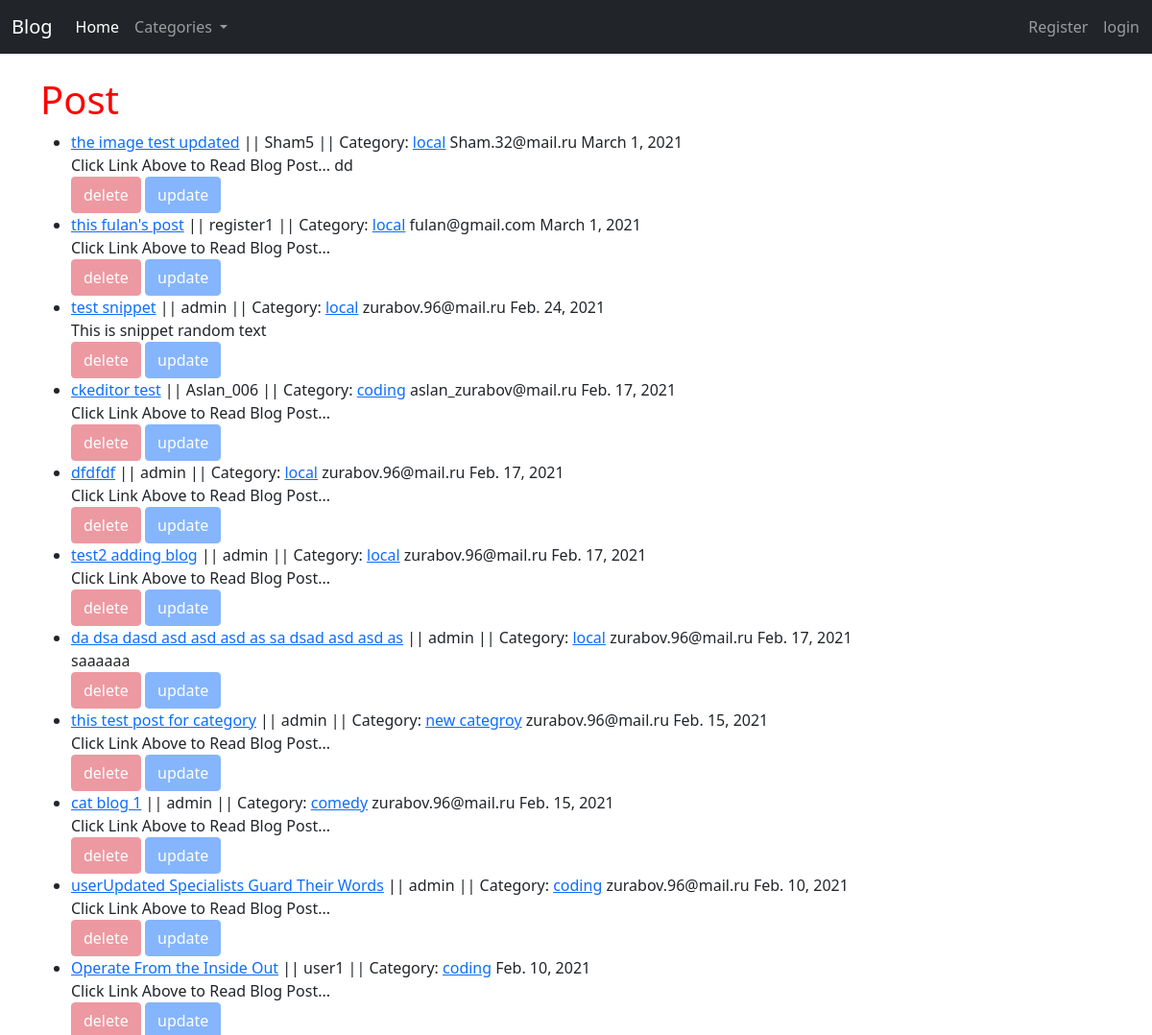
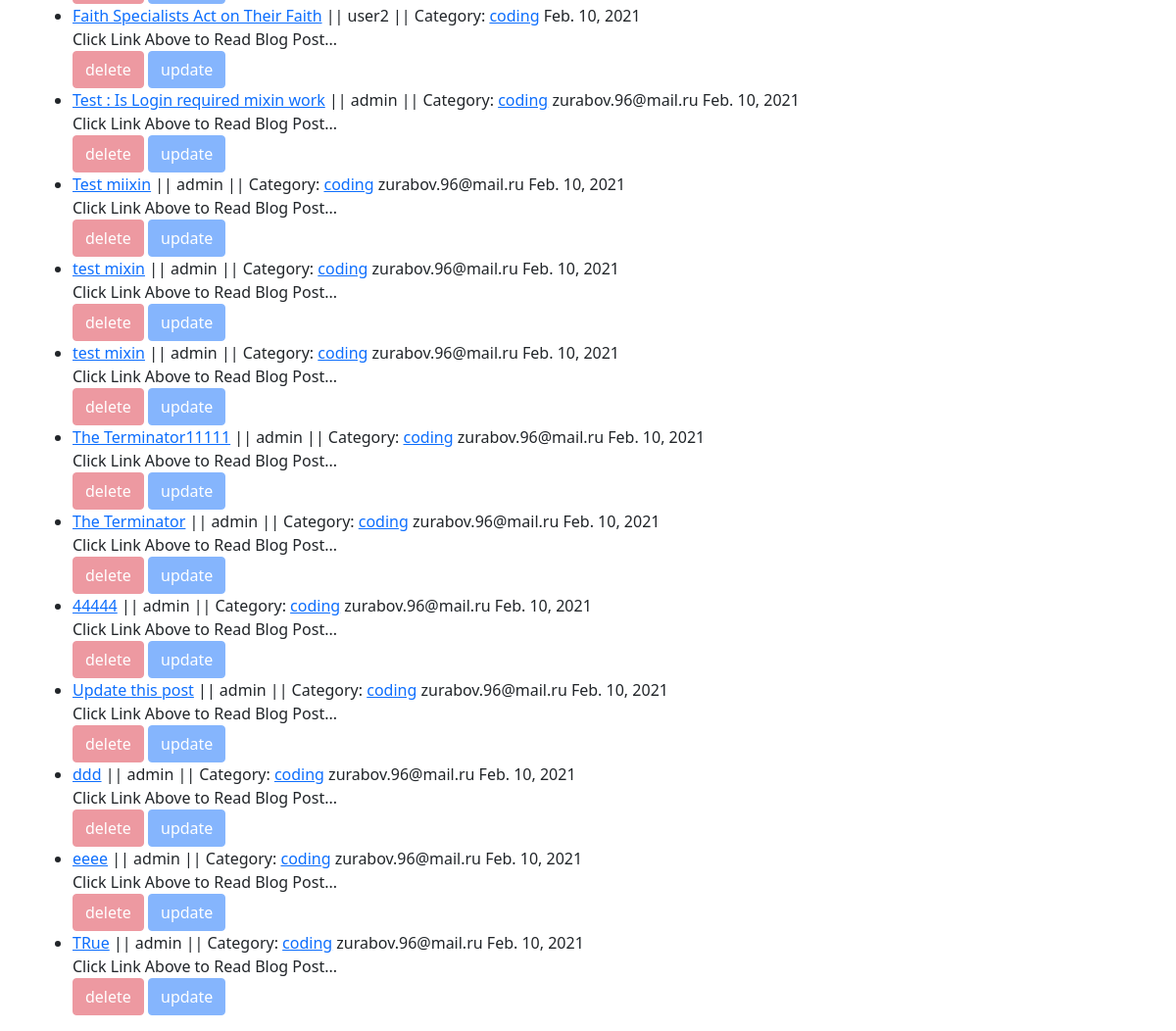
The page / on the database its author committed (2 pictures, top to bottom).
### myblog/models.py (models this page shows, shortened)
class Post(models.Model):
    title = models.CharField(max_length=255)
    header_image = models.ImageField(null=True, blank=True, upload_to='images/')
    tag = models.CharField(max_length=255, default="detail blog")
    author = models.ForeignKey(User, on_delete=models.CASCADE)
    body = RichTextField(blank=True, null=True)
    post_date = models.DateField(auto_now_add=True)
    category = models.CharField(max_length=255, default="coding")
    snippet = models.CharField(max_length=255, default="Click Link Above to Read Blog Post... ")
    likes = models.ManyToManyField(User, related_name="blog_post")

### myblog/views.py (the view)
# urls.py: path('',HomeView.as_view(),name='home'),
class HomeView(ListView):
    model = Post
    template_name = 'myblog/home.html'
    ordering = ['-post_date']
    def get_context_data(self, *args, **kwargs):
        cat_menu = Category.objects.all()
        context = super(HomeView, self).get_context_data(*args, **kwargs)
        context['cat_menu'] = cat_menu
        return context

### myblog/models.py (called while the page is built)
    def __str__(self):
        return self.name

### myblog/templates/myblog/home.html (shortened to what this page needs)
{% extends 'myblog/base.html' %}
{% block content %}
<h1 id="home_page_header">Post</h1>
<ul>
{% for post in object_list %}
    <li>
   <a href="{% url 'myblog:post_detail' post.pk %}"> {{post.title}}</a> ||
    {{post.author}} || Category: <a href="{% url 'myblog:category_list' post.category|slugify %}">{{post.category}}</a>  {{post.author.email}}  {{ post.post_date}}<br>
   {{ post.snippet }} </li>
    {% if user == post.author %}
    <a href="{% url 'myblog:delete_post' post.pk  %}" class="btn btn-danger">delete</a>
    <a href="{% url 'myblog:update_post' post.pk  %}" class="btn btn-primary">update</a>
    {% else%}
    <a title="hello" href="{% url 'myblog:delete_post' post.pk  %}" class="btn btn-danger" style="pointer-events: none; opacity:0.5">delete</a>
    <a title="hello" href="{% url 'myblog:update_post' post.pk  %}" class="btn btn-primary"  style="pointer-events: none; opacity:0.5">update</a>
    {% endif %}
{% endfor %}
    </ul>
{% endblock %}

### static/css/test.css (style rules this page uses)
#home_page_header { color:red; }

### rows shown on the page
Post: title "the image test updated", author "Sham5", category "local", author.email "Sham.32@mail.ru", post_date "March 1, 2021", snippet "Click Link Above to Read Blog Post... dd", shows "delete"
Post: title "this fulan's post", author "register1", category "local", author.email "fulan@gmail.com", post_date "March 1, 2021", snippet "Click Link Above to Read Blog Post...", shows "delete"
Post: title "test snippet", author "admin", category "local", author.email "zurabov.96@mail.ru", post_date "Feb. 24, 2021", snippet "This is snippet random text", shows "delete"
Post: title "ckeditor test", author "Aslan_006", category "coding", author.email "aslan_zurabov@mail.ru", post_date "Feb. 17, 2021", snippet "Click Link Above to Read Blog Post...", shows "delete"
Post: title "dfdfdf", author "admin", category "local", author.email "zurabov.96@mail.ru", post_date "Feb. 17, 2021", snippet "Click Link Above to Read Blog Post...", shows "delete"
Post: title "test2 adding blog", author "admin", category "local", author.email "zurabov.96@mail.ru", post_date "Feb. 17, 2021", snippet "Click Link Above to Read Blog Post...", shows "delete"
Post: title "da dsa dasd asd asd asd as sa dsad asd asd as", author "admin", category "local", author.email "zurabov.96@mail.ru", post_date "Feb. 17, 2021", snippet "saaaaaa", shows "delete"
Post: title "this test post for category", author "admin", category "new categroy", author.email "zurabov.96@mail.ru", post_date "Feb. 15, 2021", snippet "Click Link Above to Read Blog Post...", shows "delete"
Post: title "cat blog 1", author "admin", category "comedy", author.email "zurabov.96@mail.ru", post_date "Feb. 15, 2021", snippet "Click Link Above to Read Blog Post...", shows "delete"
Post: title "userUpdated Specialists Guard Their Words", author "admin", category "coding", author.email "zurabov.96@mail.ru", post_date "Feb. 10, 2021", snippet "Click Link Above to Read Blog Post...", shows "delete"
Post: title "Operate From the Inside Out", author "user1", category "coding", post_date "Feb. 10, 2021", snippet "Click Link Above to Read Blog Post...", shows "delete"
Post: title "Faith Specialists Act on Their Faith", author "user2", category "coding", post_date "Feb. 10, 2021", snippet "Click Link Above to Read Blog Post...", shows "delete"
Post: title "Test : Is Login required mixin work", author "admin", category "coding", author.email "zurabov.96@mail.ru", post_date "Feb. 10, 2021", snippet "Click Link Above to Read Blog Post...", shows "delete"
Post: title "Test miixin", author "admin", category "coding", author.email "zurabov.96@mail.ru", post_date "Feb. 10, 2021", snippet "Click Link Above to Read Blog Post...", shows "delete"
Post: title "test mixin", author "admin", category "coding", author.email "zurabov.96@mail.ru", post_date "Feb. 10, 2021", snippet "Click Link Above to Read Blog Post...", shows "delete"
Post: title "test mixin", author "admin", category "coding", author.email "zurabov.96@mail.ru", post_date "Feb. 10, 2021", snippet "Click Link Above to Read Blog Post...", shows "delete"
Post: title "The Terminator11111", author "admin", category "coding", author.email "zurabov.96@mail.ru", post_date "Feb. 10, 2021", snippet "Click Link Above to Read Blog Post...", shows "delete"
Post: title "The Terminator", author "admin", category "coding", author.email "zurabov.96@mail.ru", post_date "Feb. 10, 2021", snippet "Click Link Above to Read Blog Post...", shows "delete"
Post: title "44444", author "admin", category "coding", author.email "zurabov.96@mail.ru", post_date "Feb. 10, 2021", snippet "Click Link Above to Read Blog Post...", shows "delete"
Post: title "Update this post", author "admin", category "coding", author.email "zurabov.96@mail.ru", post_date "Feb. 10, 2021", snippet "Click Link Above to Read Blog Post...", shows "delete"
Post: title "ddd", author "admin", category "coding", author.email "zurabov.96@mail.ru", post_date "Feb. 10, 2021", snippet "Click Link Above to Read Blog Post...", shows "delete"
Post: title "eeee", author "admin", category "coding", author.email "zurabov.96@mail.ru", post_date "Feb. 10, 2021", snippet "Click Link Above to Read Blog Post...", shows "delete"
Post: title "TRue", author "admin", category "coding", author.email "zurabov.96@mail.ru", post_date "Feb. 10, 2021", snippet "Click Link Above to Read Blog Post...", shows "delete"
